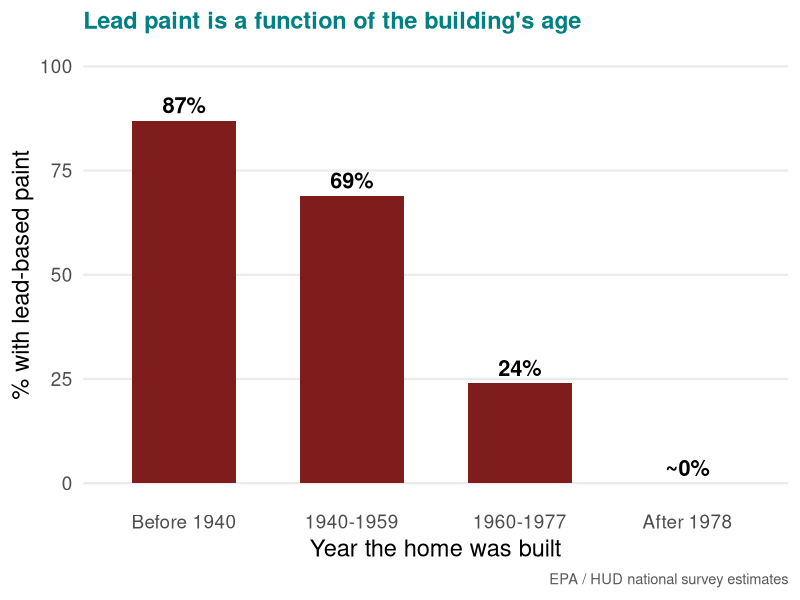
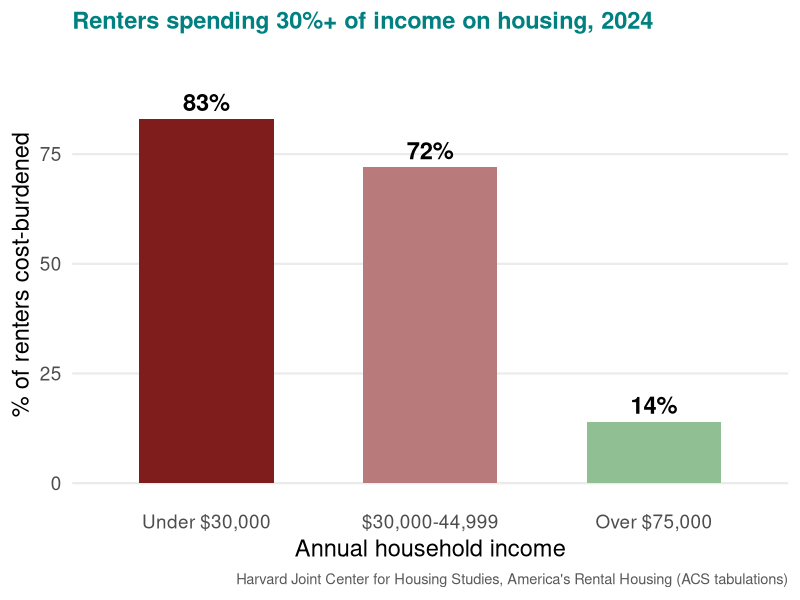
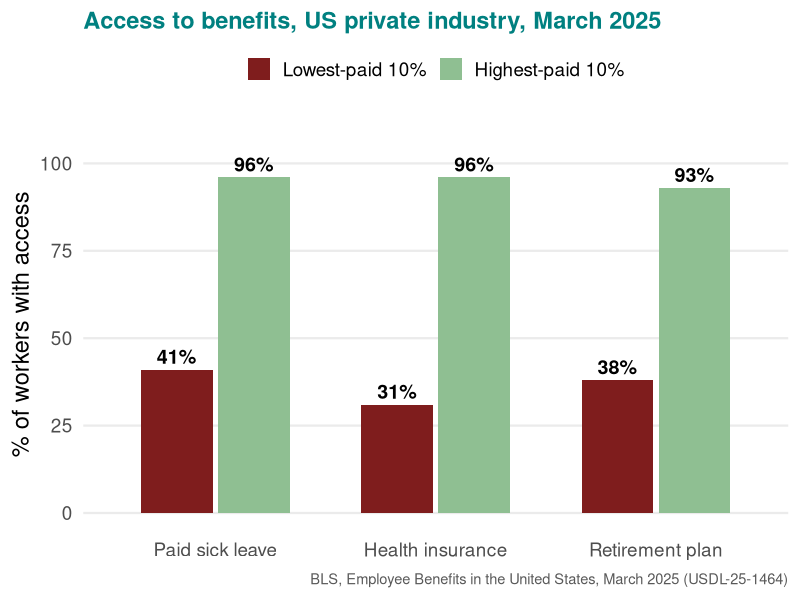
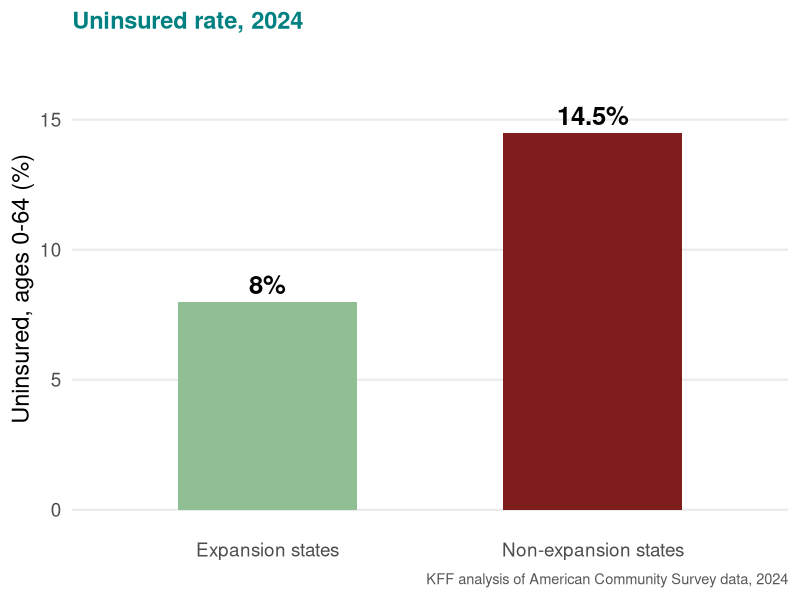

Here is the R script that generated these plots, in order:
## ---- chunk 1
#| include: false
# shared look for every chart in this deck; also the print-safe palette
library(ggplot2)

theme_set(theme_minimal(base_size = 17))
theme_update(
  plot.title       = element_text(face = "bold", colour = "#008080", size = rel(1.0)),
  plot.caption     = element_text(size = rel(0.62), colour = "grey35"),
  legend.position  = "top",
  panel.grid.minor = element_blank()
)

# dark vs light, not red vs green: survives a black-and-white printer
PAL <- c(low = "#7F1D1D", high = "#8FBF92")
## ---- chunk 2
#| echo: false
#| warning: false
#| message: false
#| fig-align: center
#| fig-width: 8
#| fig-height: 3.9

lead <- data.frame(
  era = factor(c("Before 1940", "1940-1959", "1960-1977", "After 1978"),
               levels = c("Before 1940", "1940-1959", "1960-1977", "After 1978")),
  pct = c(87, 69, 24, 0)
)
# green = the regulation working; dark red = the stock it never reached
lead$band <- factor(ifelse(lead$era == "After 1978", "banned", "pre-ban"))

ggplot(lead, aes(era, pct, fill = band)) +
  geom_col(width = 0.62) +
  geom_text(aes(label = ifelse(pct == 0, "~0%", paste0(pct, "%"))),
            vjust = -0.45, size = 5.5, fontface = "bold") +
  scale_fill_manual(values = c("pre-ban" = unname(PAL["low"]),
                               "banned"  = unname(PAL["high"]))) +
  scale_y_continuous(limits = c(0, 100), breaks = seq(0, 100, 25)) +
  labs(x = "Year the home was built", y = "% with lead-based paint",
       title = "Lead paint is a function of the building's age",
       caption = "EPA / HUD national survey estimates") +
  theme(legend.position = "none", panel.grid.major.x = element_blank())
## ---- chunk 3
#| echo: false
#| warning: false
#| message: false
#| fig-align: center
#| fig-width: 8
#| fig-height: 3.9

# NOTE: the $45,000-74,999 band is omitted -- add it from the JCHS report
# if you want the unbroken gradient.
cb <- data.frame(
  inc = factor(c("Under $30,000", "$30,000-44,999", "Over $75,000"),
               levels = c("Under $30,000", "$30,000-44,999", "Over $75,000")),
  pct = c(83, 72, 14)
)

ggplot(cb, aes(inc, pct, fill = inc)) +
  geom_col(width = 0.6) +
  geom_text(aes(label = paste0(pct, "%")), vjust = -0.45,
            size = 6, fontface = "bold") +
  scale_fill_manual(values = c("Under $30,000"  = "#7F1D1D",
                               "$30,000-44,999" = "#B87A7A",
                               "Over $75,000"   = "#8FBF92")) +
  scale_y_continuous(limits = c(0, 95), breaks = seq(0, 75, 25)) +
  labs(x = "Annual household income", y = "% of renters cost-burdened",
       title = "Renters spending 30%+ of income on housing, 2024",
       caption = "Harvard Joint Center for Housing Studies, America's Rental Housing (ACS tabulations)") +
  theme(legend.position = "none", panel.grid.major.x = element_blank())
## ---- chunk 4
#| echo: false
#| warning: false
#| message: false
#| fig-align: center
#| fig-width: 8.5
#| fig-height: 4.2

bens <- data.frame(
  benefit = rep(c("Paid sick leave", "Health insurance", "Retirement plan"), 2),
  earners = rep(c("Lowest-paid 10%", "Highest-paid 10%"), each = 3),
  pct = c(41, 31, 38, 96, 96, 93)
)
bens$benefit <- factor(bens$benefit,
  levels = c("Paid sick leave", "Health insurance", "Retirement plan"))
bens$earners <- factor(bens$earners,
  levels = c("Lowest-paid 10%", "Highest-paid 10%"))

ggplot(bens, aes(benefit, pct, fill = earners)) +
  geom_col(position = position_dodge(width = 0.7), width = 0.65) +
  geom_text(aes(label = paste0(pct, "%")),
            position = position_dodge(width = 0.7),
            vjust = -0.4, size = 5, fontface = "bold") +
  scale_fill_manual(values = c("Lowest-paid 10%"  = unname(PAL["low"]),
                               "Highest-paid 10%" = unname(PAL["high"]))) +
  scale_y_continuous(limits = c(0, 108), breaks = seq(0, 100, 25)) +
  labs(x = NULL, y = "% of workers with access", fill = NULL,
       title = "Access to benefits, US private industry, March 2025",
       caption = "BLS, Employee Benefits in the United States, March 2025 (USDL-25-1464)") +
  theme(panel.grid.major.x = element_blank())
## ---- chunk 5
#| echo: false
#| warning: false
#| message: false
#| fig-align: center
#| fig-width: 7
#| fig-height: 3.8

unins <- data.frame(
  st = factor(c("Expansion states", "Non-expansion states"),
              levels = c("Expansion states", "Non-expansion states")),
  pct = c(8.0, 14.5)
)

ggplot(unins, aes(st, pct, fill = st)) +
  geom_col(width = 0.55) +
  geom_text(aes(label = paste0(pct, "%")), vjust = -0.4,
            size = 6.5, fontface = "bold") +
  scale_fill_manual(values = c("Expansion states"     = unname(PAL["high"]),
                               "Non-expansion states" = unname(PAL["low"]))) +
  scale_y_continuous(limits = c(0, 17)) +
  labs(x = NULL, y = "Uninsured, ages 0-64 (%)",
       title = "Uninsured rate, 2024",
       caption = "KFF analysis of American Community Survey data, 2024") +
  theme(legend.position = "none",
        panel.grid.major.x = element_blank())
